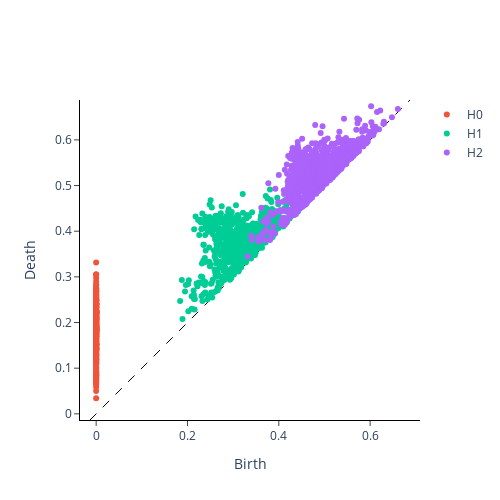

The cell this chart's notebook holds for it:
### Code cell
plot_diagram(pr_dist)

### Figure 1 — Plotly figure (JSON) as saved in the notebook; plotly's stock layout.template omitted (floating-point values rounded to 4 significant figures; data arrays with more than 128 entries replaced by an {"elided": "..."} marker saying what was removed)
{"data": [{"hoverinfo": "none", "line": {"color": "black", "dash": "dash", "width": 1}, "mode": "lines", "showlegend": false, "type": "scatter", "x": [-0.01348, 0.6873], "y": [-0.01348, 0.6873]}, {"hoverinfo": "text", "hovertext": {"elided": "399 str values"}, "mode": "markers", "name": "H0", "type": "scatter", "x": {"elided": "399 int values"}, "y": {"elided": "399 float values"}}, {"hoverinfo": "text", "hovertext": {"elided": "624 str values"}, "mode": "markers", "name": "H1", "type": "scatter", "x": {"elided": "624 float values"}, "y": {"elided": "624 float values"}}, {"hoverinfo": "text", "hovertext": {"elided": "947 str values"}, "mode": "markers", "name": "H2", "type": "scatter", "x": {"elided": "947 float values"}, "y": {"elided": "947 float values"}}], "layout": {"height": 500, "plot_bgcolor": "white", "width": 500, "xaxis": {"autorange": false, "exponentformat": "e", "linecolor": "black", "linewidth": 1, "mirror": false, "range": [-0.01348, 0.6873], "showexponent": "all", "showline": true, "side": "bottom", "ticks": "outside", "title": {"text": "Birth"}, "type": "linear", "zeroline": true}, "yaxis": {"autorange": false, "exponentformat": "e", "linecolor": "black", "linewidth": 1, "mirror": false, "range": [-0.01348, 0.6873], "scaleanchor": "x", "scaleratio": 1, "showexponent": "all", "showline": true, "side": "left", "ticks": "outside", "title": {"text": "Death"}, "type": "linear", "zeroline": true}}}
